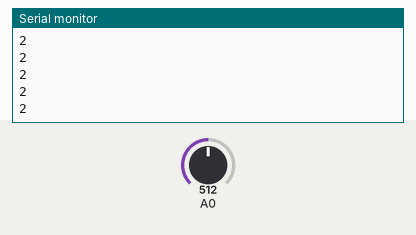
Bench run of a sketch on a simulated Arduino Uno, built with avr-gcc and run on an emulated ATmega328P. Parts: the last lines printed to the serial monitor. The inputs (shaded band) are chosen by the test bench; at power-on: A0 = 512.

Above: at 1.2 s.
1.3 s: A0 set to 716
At 1.56 s:
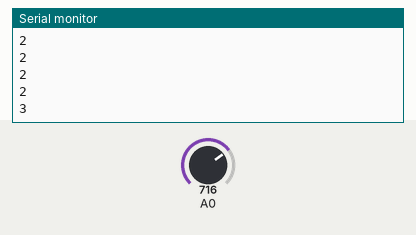
2.8 s: A0 set to 900
At 2.96 s:
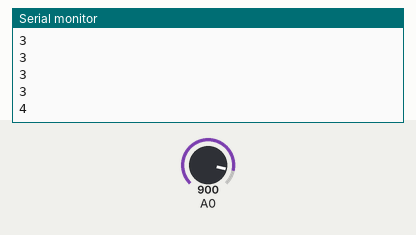
Timing chart, 0 to 5.8 s (numbered marks = the images above; inputs shaded):
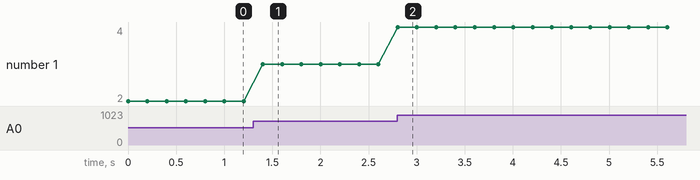

Measured:
- after the input at 1.3 s, the serial monitor: prints a new line after 0.10 s (image 1)
- after the input at 2.8 s, the serial monitor: prints a new line at once (image 2)
- plotted number 1: 2 → 3 after the input at 1.3 s, 3 → 4 after the input at 2.8 s

The sketch:

TDSTest.ino
```cpp
int floatVoltage;
void setup() {
  // put your setup code here, to run once:
  Serial.begin(9600);

}

void loop() {
  // put your main code here, to run repeatedly:
  int SensorValue = analogRead(A0);
  floatVoltage=SensorValue*(5.0/1024);
  Serial.println(floatVoltage);
  delay(200);

}
```
